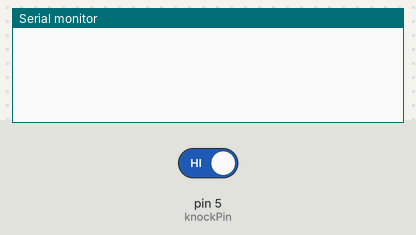
Bench run of a sketch on a simulated Arduino Uno, built with avr-gcc and run on an emulated ATmega328P. Shown: the last lines printed to the serial monitor. The inputs (shaded band) are chosen by the test bench; at power-on: pin 5 (knockPin) HIGH.

Above: at 1.2 s.
1.3 s: pin 5 (knockPin) driven LOW
At 1.8 s:
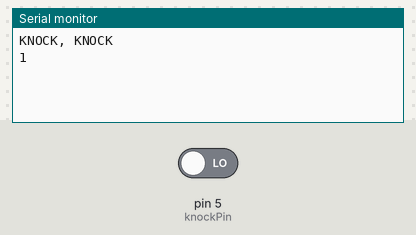
2.8 s: pin 5 (knockPin) driven HIGH
At 4.4 s:
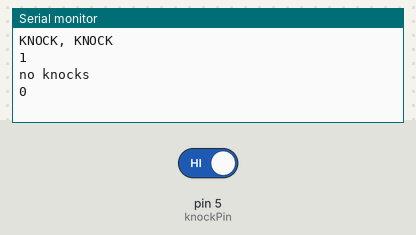

The sketch:

Sensor_impacto.ino
```cpp
//Henry's Bench
//KY-031 Knock Sensor Tutorial

int knockPin = 5; // Use Pin 10 as our Input
int knockVal = LOW; // This is where we record our shock measurement
boolean bAlarm = false;

unsigned long lastKnockTime; // Record the time that we measured a shock


int knockAlarmTime = 500; // Number of milli seconds to keep the knock alarm high


void setup ()
{
  Serial.begin(9600);
  pinMode (knockPin, INPUT) ; // input from the KY-031
}
void loop ()
{
  knockVal = !digitalRead (knockPin) ; // read KY-031 Value

  if (knockVal == HIGH) // If we see a knock
  {

    lastKnockTime = millis(); // record the time of the shock
    // The following is so you don't scroll on the output screen
    if (!bAlarm){
      Serial.println("KNOCK, KNOCK");
      Serial.println(knockVal);
      bAlarm = true;
    }
  }
  else
  {
    if( (millis()-lastKnockTime) > knockAlarmTime  &&  bAlarm){
      Serial.println("no knocks");
      Serial.println(knockVal);
      bAlarm = false;
    }
  }
}
```

Measured:
- after the input at 1.3 s, the serial monitor: prints a new line at once (image 1)
- after the input at 2.8 s, the serial monitor: prints a new line after 0.50 s (image 2)
